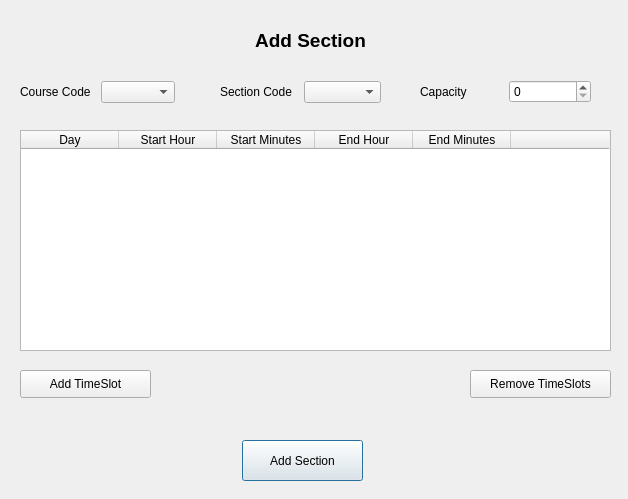
<?xml version="1.0" encoding="UTF-8"?>
<ui version="4.0">
 <class>DialogAddSection</class>
 <widget class="QDialog" name="DialogAddSection">
  <property name="geometry">
   <rect>
    <x>0</x>
    <y>0</y>
    <width>628</width>
    <height>499</height>
   </rect>
  </property>
  <property name="windowTitle">
   <string>Dialog</string>
  </property>
  <widget class="QLabel" name="label_title">
   <property name="geometry">
    <rect>
     <x>0</x>
     <y>30</y>
     <width>621</width>
     <height>20</height>
    </rect>
   </property>
   <property name="font">
    <font>
     <pointsize>14</pointsize>
     <weight>75</weight>
     <bold>true</bold>
    </font>
   </property>
   <property name="text">
    <string>Add Section</string>
   </property>
   <property name="alignment">
    <set>Qt::AlignCenter</set>
   </property>
  </widget>
  <widget class="QPushButton" name="pbAddSection">
   <property name="geometry">
    <rect>
     <x>242</x>
     <y>440</y>
     <width>121</width>
     <height>41</height>
    </rect>
   </property>
   <property name="text">
    <string>Add Section</string>
   </property>
  </widget>
  <widget class="QPushButton" name="pdAddTimeSLot">
   <property name="geometry">
    <rect>
     <x>20</x>
     <y>370</y>
     <width>131</width>
     <height>28</height>
    </rect>
   </property>
   <property name="text">
    <string>Add TimeSlot</string>
   </property>
  </widget>
  <widget class="QTableWidget" name="tableTimeSlots">
   <property name="geometry">
    <rect>
     <x>20</x>
     <y>130</y>
     <width>591</width>
     <height>221</height>
    </rect>
   </property>
   <property name="lineWidth">
    <number>1</number>
   </property>
   <property name="autoScrollMargin">
    <number>16</number>
   </property>
   <attribute name="horizontalHeaderDefaultSectionSize">
    <number>98</number>
   </attribute>
   <attribute name="horizontalHeaderMinimumSectionSize">
    <number>37</number>
   </attribute>
   <column>
    <property name="text">
     <string>Day</string>
    </property>
   </column>
   <column>
    <property name="text">
     <string>Start Hour</string>
    </property>
   </column>
   <column>
    <property name="text">
     <string>Start Minutes</string>
    </property>
   </column>
   <column>
    <property name="text">
     <string>End Hour</string>
    </property>
   </column>
   <column>
    <property name="text">
     <string>End Minutes</string>
    </property>
   </column>
   <column>
    <property name="text">
     <string/>
    </property>
   </column>
  </widget>
  <widget class="QPushButton" name="pbRemoveTimeSlots">
   <property name="geometry">
    <rect>
     <x>470</x>
     <y>370</y>
     <width>141</width>
     <height>28</height>
    </rect>
   </property>
   <property name="text">
    <string>Remove TimeSlots</string>
   </property>
  </widget>
  <widget class="QWidget" name="layoutWidget">
   <property name="geometry">
    <rect>
     <x>420</x>
     <y>80</y>
     <width>171</width>
     <height>24</height>
    </rect>
   </property>
   <layout class="QHBoxLayout" name="horizontalLayout">
    <item>
     <widget class="QLabel" name="label_2">
      <property name="text">
       <string>Capacity</string>
      </property>
     </widget>
    </item>
    <item>
     <widget class="QSpinBox" name="sbCapacity">
      <property name="maximum">
       <number>1000</number>
      </property>
     </widget>
    </item>
   </layout>
  </widget>
  <widget class="QWidget" name="layoutWidget">
   <property name="geometry">
    <rect>
     <x>20</x>
     <y>80</y>
     <width>155</width>
     <height>24</height>
    </rect>
   </property>
   <layout class="QHBoxLayout" name="horizontalLayout_2">
    <item>
     <widget class="QLabel" name="label_3">
      <property name="text">
       <string>Course Code</string>
      </property>
     </widget>
    </item>
    <item>
     <widget class="QComboBox" name="cbCourseCode"/>
    </item>
   </layout>
  </widget>
  <widget class="QWidget" name="layoutWidget_2">
   <property name="geometry">
    <rect>
     <x>220</x>
     <y>80</y>
     <width>161</width>
     <height>24</height>
    </rect>
   </property>
   <layout class="QHBoxLayout" name="horizontalLayout_3">
    <item>
     <widget class="QLabel" name="label_section">
      <property name="text">
       <string>Section Code</string>
      </property>
     </widget>
    </item>
    <item>
     <widget class="QComboBox" name="cbSectionNumber"/>
    </item>
   </layout>
  </widget>
 </widget>
 <resources/>
 <connections/>
</ui>
